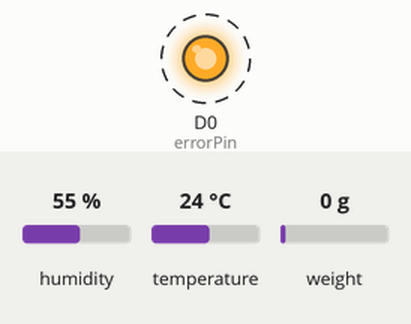
Recording of a sketch running on a simulated ESP8266 (NodeMCU). On the bench: output pins drawn as LEDs (lit = HIGH). Dashed ring = blinking. Inputs (shaded band) come from the test bench; at power-on: humidity 55 %, temperature 24 °C, weight on the scale 0 g. WiFi joins after 1.5 s; servers stay silent unless stated; a WiFi scan finds three made-up networks; uploads are accepted with an empty reply; what the sketch prints to the serial monitor is not drawn.

Above: at 5.71 s.
Timing chart, 0 to 8.6 s (numbered marks = the images above):
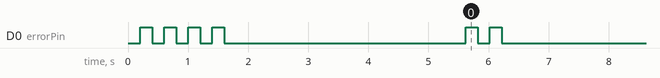

Measured:
- by itself, D0 (errorPin): goes 3 × (LOW 0.20 s, HIGH 0.20 s), LOW 4.0 s, HIGH 0.20 s, LOW 0.20 s, HIGH 0.20 s, then LOW

The sketch:

Proto2_LoadCell-DHT11_2017-04-23_GitHub.ino
```cpp
// Created by ME April 2017
// Based on code from Adafruit, Sparkfun and Acrobotics

//  This code takes readings from a DHT11 and Load Cell sensors connected to a HX711 amplifier
//  and posts them to Ubidots.com


/* https://github.com/esp8266/Arduino/issues/793
 *  this is know issue

check gpio0 and 2 not be used or must be hight before reset ,

other things when you flash , if you want test reboot must be cut power and reboot manually , after board reboot normal .

Probably there are a problem when board nodemcu 1.0 is flashed , something not put correct .

*/

#include <DHT.h>              // Library for DHT11 and DHT22
#include <ESP8266WiFi.h>      // Library for ESP to enable network connections
#include <HX711.h>            // Library for HX711 amplifier chip to read weights

#define errorPin 16           // This is the onboard LED for easy debugging
#define DHTPIN D3             // Use ESP pin D3 for temperature and humidity readings
#define DHTTYPE DHT11         // We use here a DHT11 sensor. Change this if you use DHT22 sensor
#define calibration_factor 30200.0 //This value is obtained using the SparkFun_HX711_Calibration sketch
#define zero_factor -560041   //This large value is obtained using the SparkFun_HX711_Calibration sketch
#define DOUT  D2              // Use ESP pin D2 for weight data readings
#define CLK  D1               // ESP pin D3 is problematic since it also enables Flash mode ... I assume

// Instantiates and initializes
DHT dht(DHTPIN, DHTTYPE);     // DHT object
HX711 scale(DOUT, CLK);       // HX711 object

//////////////////////////////////////////////////////////////////////////////////////////7
// Define and initialize constants and variables that we'll use later in the code
const int sleep_time = 300;  // Time to sleep (in seconds) between posts to Ubidots
WiFiClient client;

// After creating an account on Ubidots, you'll be able to setup variables where you
// will store the data. In order to post the measurements to the Ubidots variables,
// we need their "IDs", which are given on the website
String variable_id1 = "57d700d9762542685e8aefd3"; //This is the temperature ID from Ubidots
String variable_id2 = "58e0b7b576254260433a6fd1"; //This is the humidity ID from Ubidots
String variable_id3 = "58e0b7d5762542604e6753e4"; //This is the weight ID from Ubidots

// In addition, we'll need the API token, which is what prevents other users
// Ubidots to publish their data to one of your variables
String token = "X2sHgZ64csB4TjR5w8sCbwb4G9coA9";

// We'll also initialize the values for our Wi-Fi network
const char* ssid = "MExxxxxxx";
const char* password = "6909896264xxxxxxxxxxx";

//////////////////////////////////////////////////////////////////////////////////
// Function Prototypes
void ubiSave_value(String, String);


/////////////SETUP////////////SETUP///////////////SETUP////////////////SETUP////////////////////SETUP////////////////////
// The setup function is executed once by the ESP8266 when it's powered up or reset
void setup()
{
  // Initialize Serial (USB) communication, which will be used for sending debugging messages
  // to the computer
  Serial.begin(9600); delay(200);
  Serial.println();
  Serial.println();
  Serial.println("Inside setup");
  Serial.println("Version DHT_LoadCell2Ubidots_20170305 is running");

 pinMode(errorPin, OUTPUT); // sets pin as an output to drive an LED for status indication
  // The following loop flashes the LED four times to indicate we're inside the setup function
  for (int i=0;i<4; i++)
  {
    digitalWrite(errorPin ,HIGH);
    delay(200);
    digitalWrite(errorPin ,LOW);
    delay(200);
  }


  // Start the communication with the DHT sensor by calling the begin method of the dht object
  dht.begin();
  // Manual delay while the communication with the sensor starts
  delay(200);
  Serial.println("DHT demo started");
  delay(100);

  // This value is obtained by using the SparkFun_HX711_Calibration sketch
  scale.set_scale(calibration_factor);
  scale.set_offset(zero_factor); //Zero out the scale using a previously known zero_factor
  Serial.println("HX711 scale demo stated");
  Serial.print("Zero factor: "); //This can be used to remove the need to tare the scale. Useful in permanent scale projects.
  Serial.println(zero_factor);

 // Debug messsages to indicate we're about to connect to the network
  Serial.println();
  Serial.println();
  Serial.print("Connecting to ");
  Serial.println(ssid);

  // Use the scanNetworks method inside the Wi-Fi class to scan for any available Wi-Fi networks
  // nearby. If none are found, go to sleep
  int n = WiFi.scanNetworks();

  Serial.println("scan done");
  if (n == 0)
  {
    Serial.println("no networks found");
    Serial.println("Going into sleep");
// ESP.deepSleep(sleep_time * 1000000);
  }

  // If networks are found, attempt to connect to our Wi-Fi network
  WiFi.begin(ssid, password);

  // While the connection is not established, IDLE inside this while loop
  while (WiFi.status() != WL_CONNECTED)
  {
    delay(500);
    Serial.print(".");
  }

  // Once the connection to our Wi-Fi netowrk is successful, print some debug messages
  Serial.println("");
  Serial.println("Wi-Fi connected");

}

////////////// LOOP ////////////// LOOP //////////// LOOP ///////////// LOOP //////////// LOOP //// LOOP ////
// Main code
void loop()
{
  Serial.println("Inside loop");
 // The following loop flashes the LED two times to indicate we're inside the loop function
  for (int i=0;i<2; i++)
  {
    digitalWrite(errorPin ,HIGH);
    delay(200);
    digitalWrite(errorPin ,LOW);
    delay(200);
  }

  // Read the current temperature and humidity measured by the sensor
  float temp = dht.readTemperature(false);
  float hum = dht.readHumidity();
  float weight = scale.get_units(5);    //scale.get_units() returns a float
  Serial.println();

  // Call our user-defined function ubiSave_value (defined below), and pass it both the
  // measurements as well as the corresponding Ubidots variable IDs
  ubiSave_value(String(variable_id1), String(temp));
  ubiSave_value(String(variable_id2), String(hum));
  ubiSave_value(String(variable_id3), String(weight));

  // Send some debug messages over USB
  Serial.println("Ubidots data");
  Serial.println("temperature: "+String(temp));
  Serial.println("humidity: "+String(hum));
  Serial.println("weight: "+String(weight));
  Serial.println(" Going to Sleep for a while !" );
  Serial.println(" -------------------------------------------" );
  Serial.println("" );

  // deepSleep time is defined in microseconds. Multiply seconds by 1e6
  // ESP.deepSleep(sleep_time * 1000000);//one or other

  // Wait a few seconds before publishing additional data to avoid saturating the system
   delay(sleep_time*1000);
}


////////////////////////////////////////////////////////////////////////////////
// User-defined functions
// We encapsulate the grunt work for publishing temperature and humidty values to Ubidots
// inside the function ubiSave_value
void ubiSave_value(String variable_id, String value)
{
  // Prepare the value that we're to send to Ubidots and get the length of the entire string
  // that's being sent
  String var = "{\"value\": " + value +"}"; // We'll pass the data in JSON format
  String length = String(var.length());

  // If we get a proper connection to the Ubidots API
  if (client.connect("things.ubidots.com", 80))
  {
    Serial.println("Connected to Ubidots...");
    delay(100);

    // Construct the POST request that we'd like to issue
    client.println("POST /api/v1.6/variables/"+variable_id+"/values HTTP/1.1");
    // We also use the Serial terminal to show how the POST request looks like
    Serial.println("POST /api/v1.6/variables/"+variable_id+"/values HTTP/1.1");
    // Specify the contect type so it matches the format of the data (JSON)
    client.println("Content-Type: application/json");
    Serial.println("Content-Type: application/json");
    // Specify the content length
    client.println("Content-Length: "+ length);
    Serial.println("Content-Length: "+ length);
    // Use our own API token so that we can actually publish the data
    client.println("X-Auth-Token: "+ token);
    Serial.println("X-Auth-Token: "+ token);
    // Specify the host
    client.println("Host: things.ubidots.com\n");
    Serial.println("Host: things.ubidots.com\n");
    // Send the actual data
    client.print(var);
    Serial.print(var+"\n");
  }
  else
  {
    // If we can't establish a connection to the server:
    Serial.println("Ubidots connection failed...");
  }

  // If our connection to Ubidots is healthy, read the response from Ubidots
  // and print it to our Serial Monitor for debugging!
  while (client.available())
  {
    char c = client.read();
    Serial.print(c);
  }

  // Done with this iteration, close the connection.
  if (client.connected())
  {
    Serial.println("Disconnecting from Ubidots...");
    client.stop();
  }
}
```
